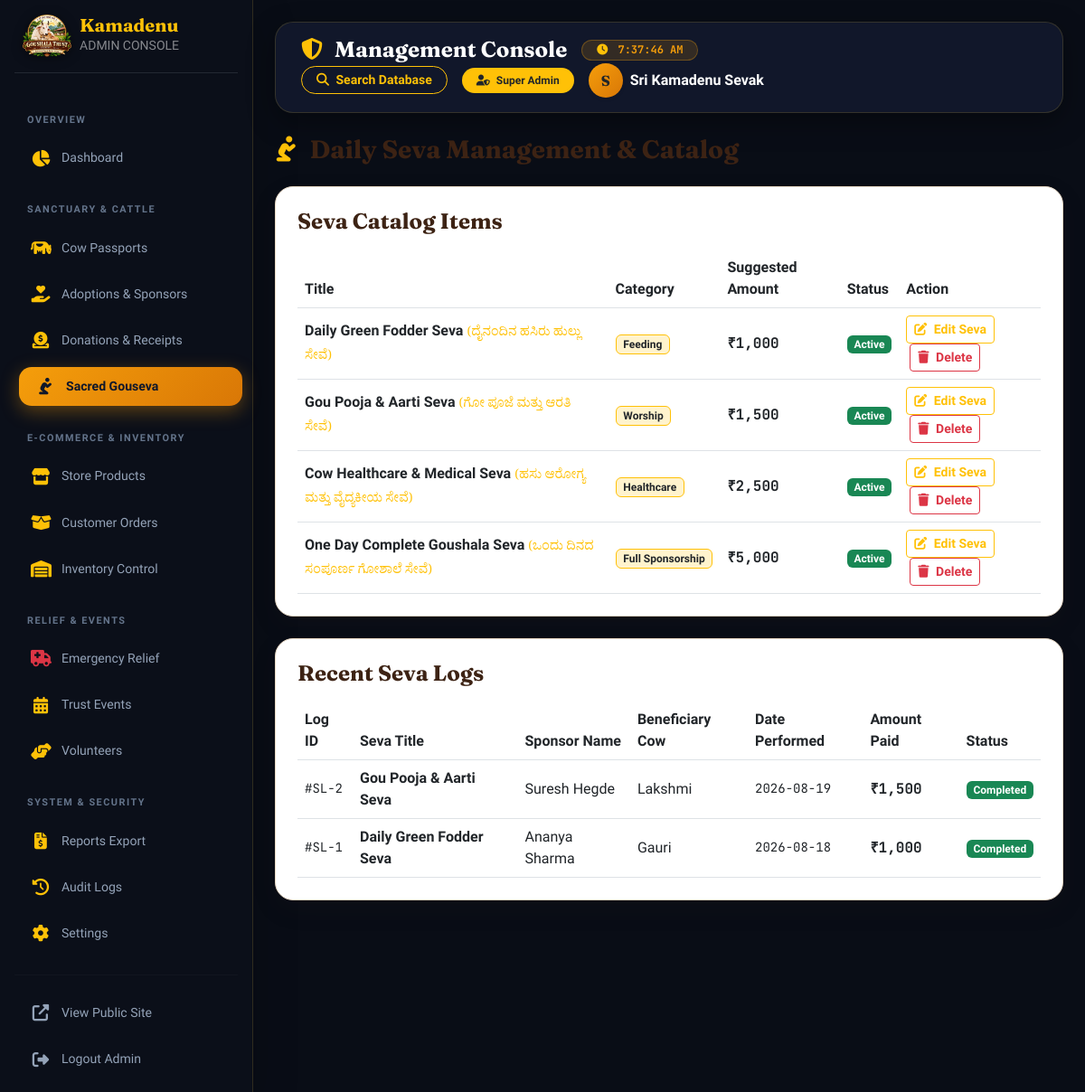
The app's page /admin/seva.php (signed in) with its own data.
### tables this page shows
CREATE TABLE IF NOT EXISTS `roles` (
  `id` INT AUTO_INCREMENT PRIMARY KEY,
  `name` VARCHAR(50) NOT NULL UNIQUE,
  `display_name` VARCHAR(100) NOT NULL,
  `description` TEXT,
  `created_at` TIMESTAMP DEFAULT CURRENT_TIMESTAMP
);

CREATE TABLE IF NOT EXISTS `seva` (
  `id` INT AUTO_INCREMENT PRIMARY KEY,
  `title` VARCHAR(150) NOT NULL,
  `title_kn` VARCHAR(150),
  `title_hi` VARCHAR(150),
  `description` TEXT,
  `category` VARCHAR(50) DEFAULT 'Daily Care',  
  `suggested_amount` DECIMAL(10,2) DEFAULT 500.00,
  `icon` VARCHAR(50) DEFAULT 'fa-heart',
  `is_active` TINYINT(1) DEFAULT 1,
  `created_at` TIMESTAMP DEFAULT CURRENT_TIMESTAMP
);

CREATE TABLE IF NOT EXISTS `seva_logs` (
  `id` INT AUTO_INCREMENT PRIMARY KEY,
  `seva_id` INT NOT NULL,
  `user_id` INT,
  `sponsor_name` VARCHAR(100) NOT NULL,
  `cow_id` INT,
  `date_performed` DATE NOT NULL,
  `status` ENUM('Scheduled', 'Completed', 'In Progress') DEFAULT 'Completed',
  `amount_paid` DECIMAL(10,2) DEFAULT 0.00,
  `notes` TEXT,
  `created_at` TIMESTAMP DEFAULT CURRENT_TIMESTAMP,
  FOREIGN KEY (`seva_id`) REFERENCES `seva`(`id`) ON DELETE CASCADE,
  FOREIGN KEY (`cow_id`) REFERENCES `cows`(`id`) ON DELETE SET NULL
);

CREATE TABLE IF NOT EXISTS `cows` (
  `id` INT AUTO_INCREMENT PRIMARY KEY,
  `cow_code` VARCHAR(20) NOT NULL UNIQUE,  
  `name` VARCHAR(100) NOT NULL,
  `name_kn` VARCHAR(100),
  `name_hi` VARCHAR(100),
  `breed` VARCHAR(100) NOT NULL,
  `age_years` INT DEFAULT 0,
  `age_months` INT DEFAULT 0,
  `gender` ENUM('female', 'male') DEFAULT 'female',
  `color` VARCHAR(50),
  `weight_kg` DECIMAL(6,2),
  `rescue_date` DATE,
  `rescue_story` TEXT,
  `photo` VARCHAR(255) DEFAULT 'assets/images/cow-default.jpg',
  `health_status` ENUM('Excellent', 'Good', 'Under Treatment', 'Critical') DEFAULT 'Good',
  `adoption_status` ENUM('Available', 'Sponsored', 'Partially Sponsored') DEFAULT 'Available',
  `monthly_sponsorship_amount` DECIMAL(10,2) DEFAULT 2500.00,
  `is_featured` TINYINT(1) DEFAULT 0,
  `created_at` TIMESTAMP DEFAULT CURRENT_TIMESTAMP,
  `updated_at` TIMESTAMP DEFAULT CURRENT_TIMESTAMP ON UPDATE CURRENT_TIMESTAMP
);

### config/database.php (called while the page is built, shortened)
<?php
function e($string) {
    return htmlspecialchars((string)$string, ENT_QUOTES, 'UTF-8');
}
function is_admin_logged_in() {
    return isset($_SESSION['admin_id']) && !empty($_SESSION['admin_id']);
}
function current_admin($pdo) {
    $stmt = $pdo->prepare("SELECT a.*, r.name as role_name, r.display_name as role_display FROM admins a JOIN roles r ON a.role_id = r.id WHERE a.id = ? AND a.status = 'active'");
    $stmt->execute([$_SESSION['admin_id']]);
    return $stmt->fetch();
}

### admin/seva.php (the view, shortened to what this page needs)
<?php
require_once __DIR__ . '/header.php';
$seva_items = $pdo->query("SELECT * FROM seva ORDER BY id ASC")->fetchAll();
$seva_logs = $pdo->query("SELECT sl.*, s.title as seva_title, c.name as cow_name FROM seva_logs sl JOIN seva s ON sl.seva_id = s.id LEFT JOIN cows c ON sl.cow_id = c.id ORDER BY sl.id DESC LIMIT 15")->fetchAll();
?>
<div class="d-flex justify-content-between align-items-center mb-4">
    <h3 class="font-heading mb-0"><i class="fas fa-pray text-warning me-2"></i> Daily Seva Management & Catalog</h3>
</div>
<div class="kamadenu-card p-4 mb-4">
    <h4 class="font-heading mb-3">Seva Catalog Items</h4>
    <div class="table-responsive">
        <table class="table table-hover align-middle mb-0">
            <thead>
                <tr>
                    <th>Title</th>
                    <th>Category</th>
                    <th>Suggested Amount</th>
                    <th>Status</th>
                    <th>Action</th>
                </tr>
            </thead>
            <tbody>
                <?php foreach ($seva_items as $si): ?>
                    <tr>
                        <td><strong><?php echo e($si['title']); ?></strong> <?php if ($si['title_kn']) echo "<small class='kn-text text-warning'>({$si['title_kn']})</small>"; ?></td>
                        <td><span class="badge bg-warning-subtle text-dark border border-warning"><?php echo e($si['category']); ?></span></td>
                        <td class="font-mono fw-bold">₹<?php echo number_format($si['suggested_amount']); ?></td>
                        <td><span class="badge <?php echo $si['is_active'] ? 'bg-success' : 'bg-secondary'; ?>"><?php echo $si['is_active'] ? 'Active' : 'Inactive'; ?></span></td>
                        <td>
                            <a href="/Kamadenu/admin/seva-edit.php?id=<?php echo $si['id']; ?>" class="btn btn-sm btn-outline-warning font-ui fw-bold"><i class="fas fa-edit me-1"></i> Edit Seva</a>
                            <button onclick="deleteAdminItem('seva', <?php echo $si['id']; ?>)" class="btn btn-sm btn-outline-danger font-ui fw-bold ms-1"><i class="fas fa-trash me-1"></i> Delete</button>
                        </td>
                    </tr>
                <?php endforeach; ?>
            </tbody>
        </table>
    </div>
</div>
<div class="kamadenu-card p-4">
    <h4 class="font-heading mb-3">Recent Seva Logs</h4>
    <div class="table-responsive">
        <table class="table table-hover align-middle mb-0">
            <thead>
                <tr>
                    <th>Log ID</th>
                    <th>Seva Title</th>
                    <th>Sponsor Name</th>
                    <th>Beneficiary Cow</th>
                    <th>Date Performed</th>
                    <th>Amount Paid</th>
                    <th>Status</th>
                </tr>
            </thead>
            <tbody>
                <?php foreach ($seva_logs as $sl): ?>
                    <tr>
                        <td class="font-mono small">#SL-<?php echo $sl['id']; ?></td>
                        <td><strong><?php echo e($sl['seva_title']); ?></strong></td>
                        <td><?php echo e($sl['sponsor_name']); ?></td>
                        <td><?php echo $sl['cow_name'] ? e($sl['cow_name']) : 'All Resident Cows'; ?></td>
                        <td class="font-mono small"><?php echo e($sl['date_performed']); ?></td>
                        <td class="font-mono fw-bold">₹<?php echo number_format($sl['amount_paid']); ?></td>
                        <td><span class="badge bg-success"><?php echo e($sl['status']); ?></span></td>
                    </tr>
                <?php endforeach; ?>
            </tbody>
        </table>
    </div>
</div>
<?php require_once __DIR__ . '/footer.php'; ?>

### admin/header.php (shortened to what this page needs)
<?php
require_once __DIR__ . '/../config/database.php';
$admin = current_admin($pdo);
$current_page = basename($_SERVER['SCRIPT_NAME']);
function is_admin_active($page, $current) {
    return ($current === $page) ? 'active' : '';
}
?>
<!DOCTYPE html>
<html lang="en">
<head>
    <link rel="stylesheet" href="https://cdnjs.cloudflare.com/ajax/libs/font-awesome/6.4.0/css/all.min.css">
    <link rel="stylesheet" href="https://cdn.jsdelivr.net/npm/bootstrap@5.3.0/dist/css/bootstrap.min.css">
    <link rel="stylesheet" href="/Kamadenu/css/style.css">
    <link rel="stylesheet" href="/Kamadenu/css/admin.css">
    <link rel="stylesheet" href="/Kamadenu/css/admin-dashboard.css">
</head>
<body class="admin-body">
<div class="d-flex">
    <div class="admin-sidebar-nav p-3 shadow-lg">
        <a href="/Kamadenu/admin/dashboard.php" class="d-flex align-items-center text-white text-decoration-none mb-4 pb-3 border-bottom border-secondary border-opacity-25">
            <img src="/Kamadenu/assets/images/logo.png" alt="Kamadenu Goushala Logo" class="me-2.5" style="height: 48px; width: auto; object-fit: contain; filter: drop-shadow(0 2px 6px rgba(0,0,0,0.5));">
            <div>
                <strong class="font-heading fs-5 d-block lh-1 text-warning">Kamadenu</strong>
                <small class="text-white-50 font-ui fs-7 tracking-wider">ADMIN CONSOLE</small>
            </div>
        </a>
        <div class="nav flex-column font-ui small gap-1">
            <div class="nav-section-title">Overview</div>
            <a href="/Kamadenu/admin/dashboard.php" class="nav-link <?php echo is_admin_active('dashboard.php', $current_page); ?>"><i class="fas fa-chart-pie text-warning"></i> <span>Dashboard</span></a>
            <div class="nav-section-title">Sanctuary & Cattle</div>
            <a href="/Kamadenu/admin/cows.php" class="nav-link <?php echo is_admin_active('cows.php', $current_page); ?>"><i class="fas fa-cow text-warning"></i> <span>Cow Passports</span></a>
            <a href="/Kamadenu/admin/sponsors.php" class="nav-link <?php echo is_admin_active('sponsors.php', $current_page); ?>"><i class="fas fa-hand-holding-heart text-warning"></i> <span>Adoptions & Sponsors</span></a>
            <a href="/Kamadenu/admin/donations.php" class="nav-link <?php echo is_admin_active('donations.php', $current_page); ?>"><i class="fas fa-donate text-warning"></i> <span>Donations & Receipts</span></a>
            <a href="/Kamadenu/admin/seva.php" class="nav-link <?php echo is_admin_active('seva.php', $current_page); ?>"><i class="fas fa-pray text-warning"></i> <span>Sacred Gouseva</span></a>
            <div class="nav-section-title">E-Commerce & Inventory</div>
            <a href="/Kamadenu/admin/products.php" class="nav-link <?php echo is_admin_active('products.php', $current_page); ?>"><i class="fas fa-store text-warning"></i> <span>Store Products</span></a>
            <a href="/Kamadenu/admin/orders.php" class="nav-link <?php echo is_admin_active('orders.php', $current_page); ?>"><i class="fas fa-box-open text-warning"></i> <span>Customer Orders</span></a>
            <a href="/Kamadenu/admin/inventory.php" class="nav-link <?php echo is_admin_active('inventory.php', $current_page); ?>"><i class="fas fa-warehouse text-warning"></i> <span>Inventory Control</span></a>
            <div class="nav-section-title">Relief & Events</div>
            <a href="/Kamadenu/admin/emergency.php" class="nav-link <?php echo is_admin_active('emergency.php', $current_page); ?>"><i class="fas fa-ambulance text-danger"></i> <span>Emergency Relief</span></a>
            <a href="/Kamadenu/admin/events.php" class="nav-link <?php echo is_admin_active('events.php', $current_page); ?>"><i class="fas fa-calendar-alt text-warning"></i> <span>Trust Events</span></a>
            <a href="/Kamadenu/admin/volunteers.php" class="nav-link <?php echo is_admin_active('volunteers.php', $current_page); ?>"><i class="fas fa-hands-helping text-warning"></i> <span>Volunteers</span></a>
            <div class="nav-section-title">System & Security</div>
            <a href="/Kamadenu/admin/reports.php" class="nav-link <?php echo is_admin_active('reports.php', $current_page); ?>"><i class="fas fa-file-invoice-dollar text-warning"></i> <span>Reports Export</span></a>
            <a href="/Kamadenu/admin/audit-logs.php" class="nav-link <?php echo is_admin_active('audit-logs.php', $current_page); ?>"><i class="fas fa-history text-warning"></i> <span>Audit Logs</span></a>
            <a href="/Kamadenu/admin/settings.php" class="nav-link <?php echo is_admin_active('settings.php', $current_page); ?>"><i class="fas fa-cog text-warning"></i> <span>Settings</span></a>
            <hr class="border-secondary border-opacity-25 my-3">
            <a href="/Kamadenu/index.php" target="_blank" class="nav-link text-info"><i class="fas fa-external-link-alt"></i> <span>View Public Site</span></a>
            <a href="/Kamadenu/admin/logout.php" class="nav-link text-danger"><i class="fas fa-sign-out-alt"></i> <span>Logout Admin</span></a>
        </div>
    </div>
    <div class="flex-grow-1 p-4" style="min-width: 0;">
        <header class="d-flex flex-wrap justify-content-between align-items-center mb-4 admin-header-nav">
            <div class="d-flex align-items-center gap-3">
                <h4 class="font-heading mb-0 text-white"><i class="fas fa-shield-alt text-warning me-2"></i> Management Console</h4>
                <span class="badge badge-admin-gold px-3 py-1.5 rounded-pill font-mono"><i class="fas fa-clock me-1 text-warning"></i> <span id="admin-live-time">--:--:--</span></span>
            </div>
            <div class="d-flex align-items-center gap-3 mt-3 mt-md-0">
                <a href="/Kamadenu/admin/cows.php" class="btn btn-sm btn-outline-warning rounded-pill font-ui fw-bold px-3"><i class="fas fa-search me-1"></i> Search Database</a>
                <span class="badge bg-warning text-dark font-ui fw-bold px-3 py-2 rounded-pill"><i class="fas fa-user-shield me-1"></i> <?php echo e($admin['role_display']); ?></span>
                <div class="d-flex align-items-center gap-2">
                    <div class="rounded-circle text-dark font-heading fw-bold d-flex align-items-center justify-content-center shadow-sm" style="width: 38px; height: 38px; background: linear-gradient(135deg, #F59E0B 0%, #D97706 100%);">
                        <?php echo strtoupper(substr($admin['name'], 0, 1)); ?>
                    </div>
                    <span class="font-ui fw-bold text-white d-none d-md-inline"><?php echo e($admin['name']); ?></span>
                </div>
            </div>
        </header>

### records on screen
seva: title "Daily Green Fodder Seva", title_kn "ದೈನಂದಿನ ಹಸಿರು ಹುಲ್ಲು ಸೇವೆ", category "Feeding", suggested_amount "1,000", is_active "Active"
seva: title "Gou Pooja & Aarti Seva", title_kn "ಗೋ ಪೂಜೆ ಮತ್ತು ಆರತಿ ಸೇವೆ", category "Worship", suggested_amount "1,500", is_active "Active"
seva: title "Cow Healthcare & Medical Seva", title_kn "ಹಸು ಆರೋಗ್ಯ ಮತ್ತು ವೈದ್ಯಕೀಯ ಸೇವೆ", category "Healthcare", suggested_amount "2,500", is_active "Active"
seva: title "One Day Complete Goushala Seva", title_kn "ಒಂದು ದಿನದ ಸಂಪೂರ್ಣ ಗೋಶಾಲೆ ಸೇವೆ", category "Full Sponsorship", suggested_amount "5,000", is_active "Active"
seva_logs: id "2", seva.title "Gou Pooja & Aarti Seva", sponsor_name "Suresh Hegde", cow.name "Lakshmi", date_performed "2026-08-19", amount_paid "1,500", status "Completed"
seva_logs: id "1", seva.title "Daily Green Fodder Seva", sponsor_name "Ananya Sharma", cow.name "Gauri", date_performed "2026-08-18", amount_paid "1,000", status "Completed"

### other values on screen
$admin['role_display'] "Super Admin"
substr($admin['name'], 0, 1) "S"
$admin['name'] "Sri Kamadenu Sevak"
